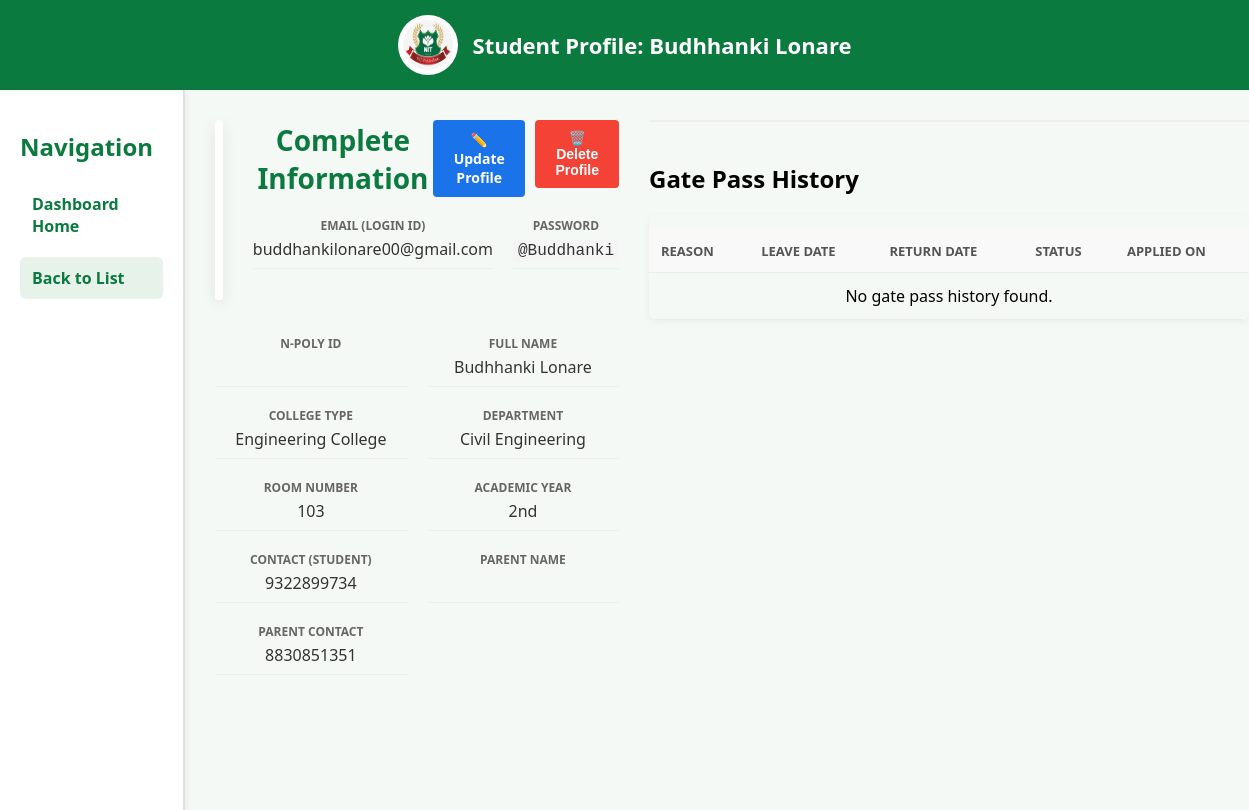
Page /view_student_details.php?id=29 (signed in) on the committed database.
### tables this page shows
CREATE TABLE `students_info` (
  `id` int NOT NULL,
  `user_id` int NOT NULL,
  `student_name` varchar(100) NOT NULL,
  `college_name` varchar(100) DEFAULT NULL,
  `department_name` varchar(100) DEFAULT NULL,
  `room_no` varchar(50) DEFAULT NULL,
  `academic_year` varchar(50) DEFAULT NULL,
  `college_type` enum('Polytechnic','Engineering') DEFAULT NULL,
  `department` varchar(100) DEFAULT NULL,
  `parent_name` varchar(100) DEFAULT NULL,
  `parent_mobile` varchar(20) DEFAULT NULL,
  `student_mobile` varchar(20) DEFAULT NULL,
  `profile_photo` varchar(255) DEFAULT NULL,
  `course_type` enum('Engineering','Polytechnic') DEFAULT NULL,
  `npoly_id` varchar(50) DEFAULT NULL
);

CREATE TABLE `users` (
  `id` int NOT NULL,
  `fullname` varchar(100) DEFAULT NULL,
  `email` varchar(100) DEFAULT NULL,
  `password` varchar(100) DEFAULT NULL,
  `role` enum('admin','warden','student','hod','principal_poly','principal_engg','incharge_poly','incharge_engg') NOT NULL,
  `college_name` varchar(100) DEFAULT NULL,
  `department_name` varchar(100) DEFAULT NULL,
  `created_at` timestamp NULL DEFAULT CURRENT_TIMESTAMP
);

### view_student_details.php (the view, shortened to what this page needs)
<?php
include("db.php");
$id = $_GET['id'] ?? null;
$student_info_link = ($_SESSION['role'] == 'warden') ? 'warden_student_info.php' : 'admin_student_info.php';
$stmt = $conn->prepare("SELECT u.fullname, u.email, u.password, s.*
                        FROM users u
                        LEFT JOIN students_info s ON u.id = s.user_id
                        WHERE u.id = ?");
$stmt->bind_param("i", $id);
$stmt->execute();
$student = $stmt->get_result()->fetch_assoc();
$stmt = $conn->prepare("SELECT * FROM gate_passes WHERE user_id = ? ORDER BY created_at DESC");
$stmt->bind_param("i", $id);
$stmt->execute();
$gate_passes = $stmt->get_result();
$css_file = ($_SESSION['role'] == 'warden') ? 'warden.css' : 'admin.css';
$dashboard_link = ($_SESSION['role'] == 'warden') ? 'warden.php' : 'admin.php';
?>
<!DOCTYPE html>
<html lang="en">
<head>
    <link rel="stylesheet" href="<?php echo $css_file; ?>">
    <link rel="stylesheet" href="responsive.css">
</head>
<body>
    <header>
        <img src="nit_logo.png.jpg" alt="NIT Logo">
        Student Profile: <?php echo htmlspecialchars($student['fullname']); ?>
    </header>
    <div class="dashboard">
        <div class="sidebar">
            <h2>Navigation</h2>
            <a href="<?php echo $dashboard_link; ?>">Dashboard Home</a>
            <a href="<?php echo $student_info_link; ?>" style="background: #e7f3ea;">Back to List</a>
        </div>
        <div class="content">
                <div style="display: flex; gap: 30px; align-items: flex-start; margin-bottom: 30px;">
                    <div class="photo-container">
                        <?php if(!empty($student['profile_photo'])): ?>
                            <img src="uploads/profile_photos/<?php echo $student['profile_photo']; ?>" alt="Profile" style="width: 180px; height: 180px; border-radius: 12px; object-fit: cover; border: 4px solid #fff; box-shadow: 0 4px 15px rgba(0,0,0,0.1);">
                        <?php else: ?>
                            <div style="width: 180px; height: 180px; border-radius: 12px; background: #eee; display: flex; align-items: center; justify-content: center; color: #999; border: 2px dashed #ccc;">No Photo</div>
                        <?php endif; ?>
                    </div>
                    <div style="flex: 1;">
                        <div style="display: flex; justify-content: space-between; align-items: center; margin-bottom: 20px;">
                            <h1 style="margin:0;">Complete Information</h1>
                            <div style="display: flex; gap: 10px;">
                                <?php if(in_array($_SESSION['role'], ['warden', 'admin'])): ?>
                                    <a href="warden_edit_student.php?id=<?php echo $id; ?>" class="status-badge" style="background: #1a73e8; color: white; text-decoration: none; padding: 10px 20px; font-size: 14px;">✏️ Update Profile</a>
                                    <?php if($_SESSION['role'] == 'admin'): ?>
                                    <form method="POST" action="" onsubmit="return confirm('Are you sure you want to permanently delete this student account?');" style="margin: 0;">
                                        <button type="submit" name="delete_student" class="status-badge" style="background: #f44336; color: white; border: none; padding: 10px 20px; font-size: 14px; cursor: pointer;">🗑️ Delete Profile</button>
                                    </form>
                                    <?php endif; ?>
                                <?php endif; ?>
                            </div>
                        </div>
                        <div class="details-grid">
                            <div class="detail-item">
                                <div class="detail-label">Email (Login ID)</div>
                                <div class="detail-value"><?php echo htmlspecialchars($student['email']); ?></div>
                            </div>
                            <div class="detail-item">
                                <div class="detail-label">Password</div>
                                <div class="detail-value"><code style="background: #f5f5f5; padding: 2px 5px;"><?php echo htmlspecialchars($student['password']); ?></code></div>
                            </div>
                        </div>
                    </div>
                </div>
                <div class="details-grid">
                    <div class="detail-item">
                        <div class="detail-label">N-Poly ID</div>
                    </div>
                    <div class="detail-item">
                        <div class="detail-label">Full Name</div>
                        <div class="detail-value"><?php echo htmlspecialchars($student['fullname']); ?></div>
                    </div>
                    <div class="detail-item">
                        <div class="detail-label">College Type</div>
                        <div class="detail-value"><?php echo htmlspecialchars($student['college_name'] ?? 'N/A'); ?></div>
                    </div>
                    <div class="detail-item">
                        <div class="detail-label">Department</div>
                        <div class="detail-value"><?php echo htmlspecialchars($student['department_name'] ?? 'N/A'); ?></div>
                    </div>
                    <div class="detail-item">
                        <div class="detail-label">Room Number</div>
                        <div class="detail-value"><?php echo htmlspecialchars($student['room_no'] ?? 'N/A'); ?></div>
                    </div>
                    <div class="detail-item">
                        <div class="detail-label">Academic Year</div>
                        <div class="detail-value"><?php echo htmlspecialchars($student['academic_year'] ?? 'N/A'); ?></div>
                    </div>
                    <div class="detail-item">
                        <div class="detail-label">Contact (Student)</div>
                        <div class="detail-value"><?php echo htmlspecialchars($student['student_mobile'] ?? 'N/A'); ?></div>
                    </div>
                    <div class="detail-item">
                        <div class="detail-label">Parent Name</div>
                    </div>
                    <div class="detail-item">
                        <div class="detail-label">Parent Contact</div>
                        <div class="detail-value"><?php echo htmlspecialchars($student['parent_mobile'] ?? 'N/A'); ?></div>
                    </div>
                </div>
            </div>
            <div class="history-section">
                <h2>Gate Pass History</h2>
                <div class="table-container">
                    <table>
                        <thead>
                            <tr>
                                <th>Reason</th>
                                <th>Leave Date</th>
                                <th>Return Date</th>
                                <th>Status</th>
                                <th>Applied On</th>
                            </tr>
                        </thead>
                        <tbody>
                            <?php if($gate_passes->num_rows > 0): ?>
                                <?php while($row = $gate_passes->fetch_assoc()): ?>
                                    <tr>
                                        <td><?php echo htmlspecialchars($row['reason']); ?></td>
                                        <td><?php echo date('d-M-Y', strtotime($row['leave_date'])); ?></td>
                                        <td><?php echo date('d-M-Y', strtotime($row['return_date'])); ?></td>
                                        <td>
                                            <?php
                                            $status_class = (strpos($row['status'], 'Pending') !== false) ? 'status-Pending' : 'status-'.$row['status'];
                                            ?>
                                            <span class="status-badge <?php echo $status_class; ?>">
                                                <?php echo $row['status']; ?>
                                            </span>
                                        </td>
                                        <td><?php echo date('d-M-Y H:i', strtotime($row['created_at'])); ?></td>
                                    </tr>
                                <?php endwhile; ?>
                            <?php else: ?>
                                <tr><td colspan="5" style="text-align:center;">No gate pass history found.</td></tr>
                            <?php endif; ?>
                        </tbody>
                    </table>
                </div>
            </div>
        </div>
</body>
</html>

### admin.css (style rules this page uses)
body { font-family: "Segoe UI", sans-serif; margin: 0; background: #f5f9f6; }
header { background: #0b7a3f; color: white; text-align: center; padding: 15px; font-size: 22px; font-weight: bold; display: flex; align-items: center; justify-content: center; gap: 15px; }
header img { width: 60px; height: 60px; border-radius: 50%; background: white; padding: 5px; }
.dashboard { display: flex; min-height: 90vh; }
.sidebar { width: 250px; background: #ffffff; padding: 20px; border-right: 2px solid #e0e0e0; box-shadow: 2px 0 6px rgba(0, 0, 0, 0.05); }
.sidebar h2 { color: #0b7a3f; margin-bottom: 20px; }
.sidebar a { display: block; text-decoration: none; color: #0b7a3f; font-weight: 600; margin: 10px 0; padding: 10px 12px; border-radius: 6px; transition: 0.3s; }
.content { flex: 1; padding: 30px; text-align: center; }
.content h1 { color: #0b7a3f; font-size: 28px; }
.table-container { width: 100%; overflow-x: auto; -webkit-overflow-scrolling: touch; margin-top: 20px; border-radius: 8px; box-shadow: 0 2px 8px rgba(0,0,0,0.05); }
table { min-width: 600px; }

### responsive.css (style rules this page uses)
*, *::before, *::after { box-sizing: border-box; }
img { max-width: 100%; height: auto; }

### view_student_details.php (style rules this page uses)
.details-grid { display: grid; grid-template-columns: repeat(2, 1fr); gap: 20px; }
.detail-item { border-bottom: 1px solid #eee; padding-bottom: 8px; }
.detail-label { font-size: 12px; color: #666; text-transform: uppercase; font-weight: bold; }
.detail-value { font-size: 16px; color: #333; margin-top: 4px; }
.history-section { border-top: 2px solid #eee; padding-top: 20px; margin-top: 30px; }
table { width: 100%; border-collapse: collapse; margin-top: 15px; }
th, td { text-align: left; padding: 12px; border-bottom: 1px solid #eee; }
th { background: #f9f9f9; color: #555; font-size: 13px; text-transform: uppercase; }
.status-badge { padding: 4px 8px; border-radius: 4px; font-size: 12px; font-weight: bold; }

### rows in the picture
students_info: user.fullname "Budhhanki Lonare", profile_photo (picture), user.email "buddhankilonare00@gmail.com", user.password "@Buddhanki", college_name "Engineering College", department_name "Civil Engineering", room_no "103", academic_year "2nd", student_mobile "9322899734", parent_mobile "8830851351"
